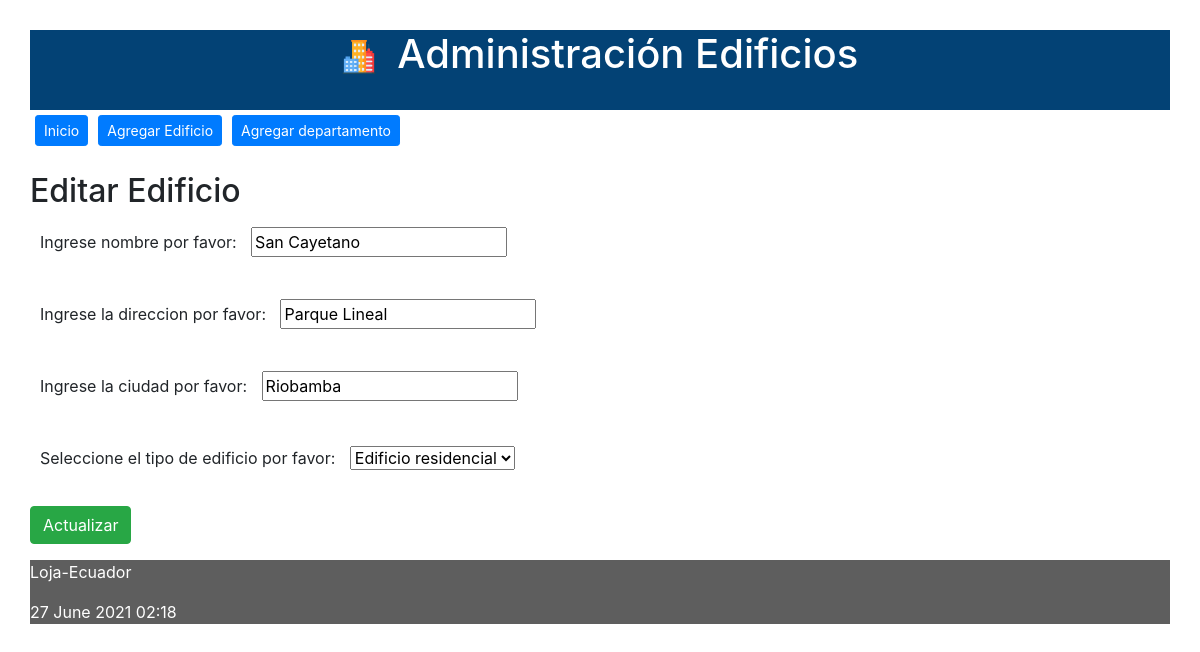
The app's page /editar_edificio/3 with its own data.
### administrativo/models.py (models this page shows, shortened)
class Edificio(models.Model):
	opciones_tipo = (
	    ('residencial','Edificio residencial'),
	    ('comercial','Edificio comercial'),
	    )
	nombre = models.CharField(max_length=30)
	direccion = models.CharField(max_length=30)
	ciudad = models.CharField(max_length=30)
	tipo_edificio = models.CharField(max_length=30, \
	        choices=opciones_tipo)

### administrativo/views.py (the view)
# urls.py: path('editar_edificio/<int:id>', views.editar_edificio,
def editar_edificio(request, id):
    edificio = Edificio.objects.get(pk=id)
    if request.method=='POST':
        formulario = EdificioForm(request.POST, instance=edificio)
        print(formulario.errors)
        if formulario.is_valid():
            formulario.save()
            return redirect(index)
    else:
        formulario = EdificioForm(instance=edificio)
    diccionario = {'formulario': formulario}
    return render(request, 'editarEdificio.html', diccionario)

### administrativo/forms.py (shortened to what this page needs)
class EdificioForm(ModelForm):
    class Meta:
        model = Edificio
        fields = ['nombre', 'direccion', 'ciudad', 'tipo_edificio']
        labels = {
            'nombre': _('Ingrese nombre por favor'),
            'direccion': _('Ingrese la direccion por favor'),
            'ciudad': _('Ingrese la ciudad por favor'),
            'tipo_edificio': _('Seleccione el tipo de edificio por favor'),
        }

### administrativo/templates/editarEdificio.html (shortened to what this page needs)
{% extends "master.html" %}
{% block content %}
<h2>Editar Edificio</h3>
<form action="" method="post">
  {{formulario.as_p}}
  <p><input class="btn btn-success" type='submit' value='Actualizar'/></p>
</form>
{% endblock %}

### administrativo/static/css/estilos.css (style rules this page uses)
body { background: #FEFEFD; padding: 30px; }
label { padding: 12px 10px; }

### records on screen
Edificio: nombre "San Cayetano", direccion "Parque Lineal", ciudad "Riobamba", tipo_edificio "Edificio residencial"
